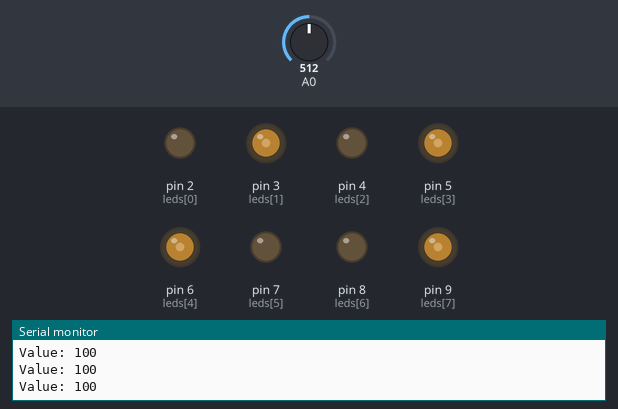
The sketch below on a simulated Arduino Uno, built with avr-gcc and run on an emulated ATmega328P. Parts: output pins drawn as LEDs (lit = HIGH), the last lines printed to the serial monitor. The test bench sets the inputs (shaded band); at power-on: A0 = 512.

Above: at 1.2 s.
1.3 s: A0 set to 56
At 1.7 s:
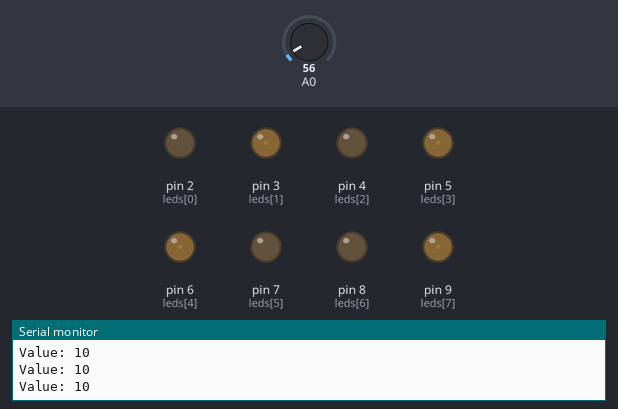
2.8 s: A0 set to 48
At 4.0 s:
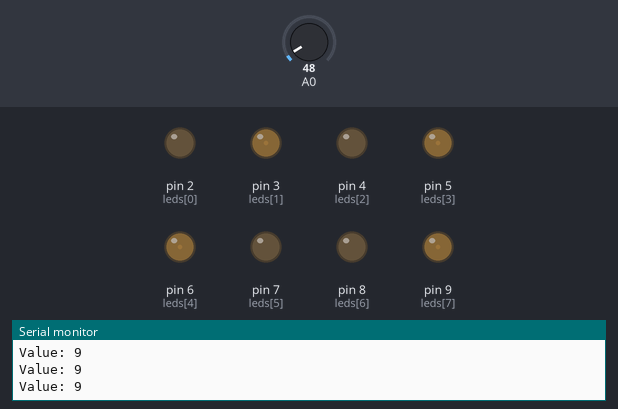
5.8 s: A0 set to 716
At 6.5 s:
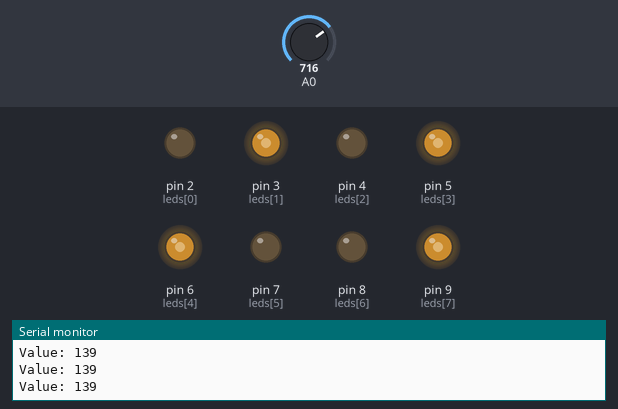
7.3 s: A0 set to 522
At 7.6 s:
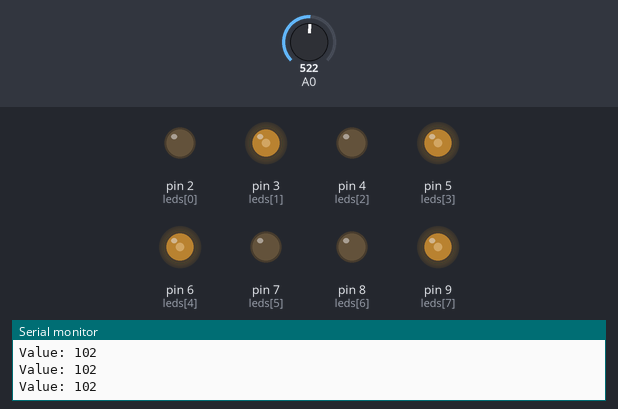
10.3 s: A0 set to 501
At 10.9 s:
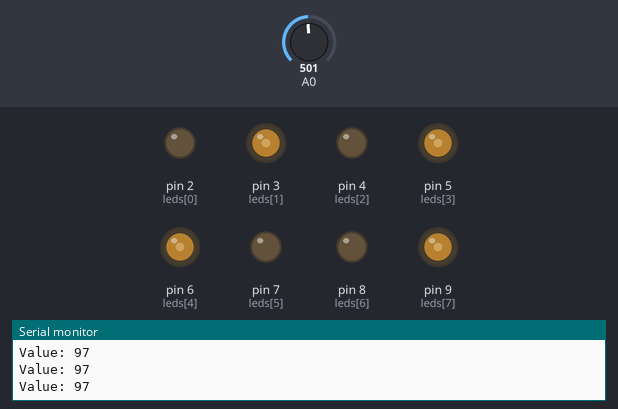
13.3 s: A0 set to 0
At 14.2 s:
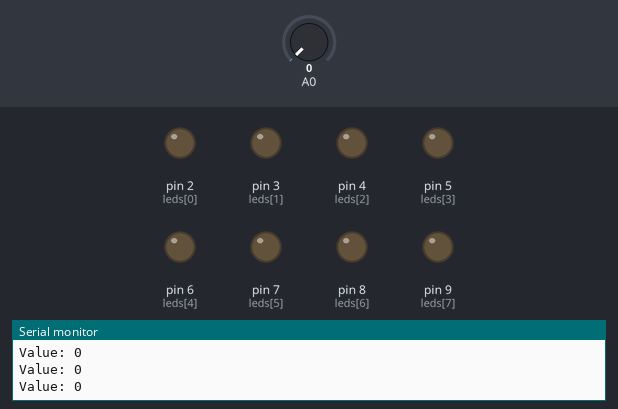
Timing chart, 0 to 15.8 s (numbered marks = the images above; inputs shaded):
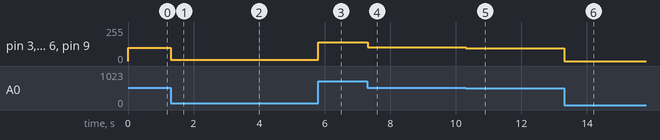

Measured:
- after the input at 1.3 s, pin 3 (leds[1]), pin 5 (leds[3]), pin 6 (leds[4]), pin 9 (leds[7]): 100/255 → 10/255 at once
- after the input at 2.8 s, pin 3 (leds[1]), pin 5 (leds[3]), pin 6 (leds[4]), pin 9 (leds[7]): 10/255 → 9/255 at once
- after the input at 5.8 s, pin 3 (leds[1]), pin 5 (leds[3]), pin 6 (leds[4]), pin 9 (leds[7]): 9/255 → 139/255 at once
- after the input at 7.3 s, pin 3 (leds[1]), pin 5 (leds[3]), pin 6 (leds[4]), pin 9 (leds[7]): 139/255 → 102/255 at once
- after the input at 10.3 s, pin 3 (leds[1]), pin 5 (leds[3]), pin 6 (leds[4]), pin 9 (leds[7]): 102/255 → 97/255 at once
- after the input at 13.3 s, pin 3 (leds[1]), pin 5 (leds[3]), pin 6 (leds[4]), pin 9 (leds[7]): 97/255 → 0/255 at once

The sketch:

POTEN_02.ino
```cpp
byte leds[] = {2, 3, 4, 5, 6, 7, 8, 9};
void setup() {
  Serial.begin(9600);
  for (int i = 0 ; i < 8 ; i++) {
    pinMode(leds[i], OUTPUT);
  }
}


void loop() {
  int volumn1 = analogRead(A0);

  int volumn = map(volumn1,0,1023,0,200);

  // PWM 포트에 출력
  analogWrite(3,volumn);
  analogWrite(5,volumn);
  analogWrite(6,volumn);
  analogWrite(9,volumn);

  /*
  for(int i = 0 ; i < 8 ; i++){
    digitalWrite(leds[i],HIGH);
  }
//  delay(5);

  for(int i = 0 ; i < 8 ; i++){
    digitalWrite(leds[i],LOW);
  }
//  delay(20);

  */


  Serial.print("Value: ");
  Serial.println(volumn);

}
```
